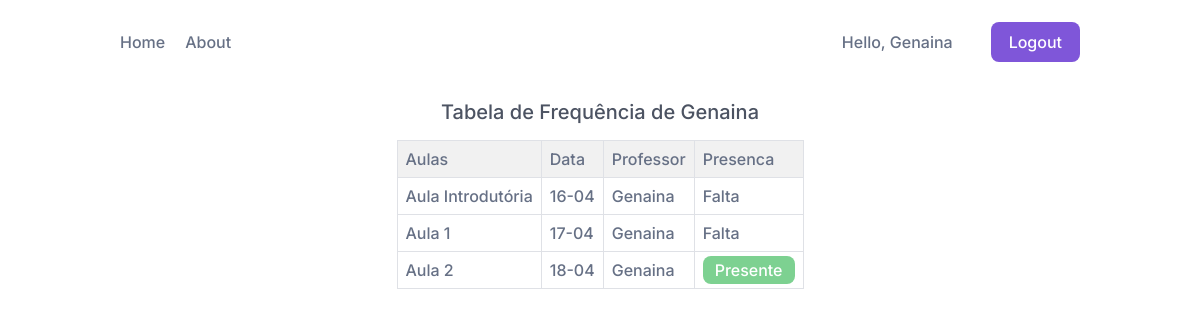
/student (signed in), run on the app's committed database.
### website/models.py (models this page shows)
class User(db.Model, UserMixin):
    __tablename__ = 'users'
    id = db.Column(db.Integer, primary_key=True)
    first_name = db.Column(db.String(150))
    last_name = db.Column(db.String(150))
    matricula = db.Column(db.String(150), unique=True)
    email = db.Column(db.String(150), unique=True)
    password = db.Column(db.String(150))
    is_teacher = db.Column(db.String(10), default='Aluno')
    lessons_attended = db.relationship('Lesson', secondary=attendance, back_populates='students_attending')

class Lesson(db.Model):
    __tablename__ = 'lessons'
    id = db.Column(db.Integer, primary_key=True)
    teacher_id = db.Column(db.Integer, db.ForeignKey('users.id'))
    name = db.Column(db.String(150))
    date = db.Column(db.DateTime(timezone=True), default=date.today)
    students_attending = db.relationship('User', secondary=attendance, back_populates='lessons_attended')

### website/views.py (the view)
@views.route('/student', methods=['GET', 'POST'])
@login_required
def student():
  users = User.query.all()
  form = AttendanceForm()
  lessons = Lesson.query.all()
  today = datetime.combine(date.today(), datetime.min.time())
  return render_template("student.html", form=form, user=current_user, lessons=lessons, today=today, users=users)

### website/__init__.py (called while the page is built)
def create_app():
  app = Flask(__name__)
  app.config['SECRET_KEY'] = 'secretkey'
  app.config['SQLALCHEMY_DATABASE_URI'] = f'sqlite:///{path.join(path.abspath(path.dirname(__file__)), "database.db")}'
  db.init_app(app)
  from .views import views
  from .auth import auth
  app.register_blueprint(views, url_prefix='/')
  app.register_blueprint(auth, url_prefix='/')
  from . import models
  with app.app_context():
    db.create_all()
  login_manager = LoginManager()
  login_manager.login_view = 'auth.login'
  login_manager.init_app(app)
  @login_manager.user_loader
  def load_user(id):
    return models.User.query.get(int(id))
  return app

### website/templates/student.html
{% extends "base.html" %} {% block title %}Home{% endblock %} {% block main %}
<main>
  <h2>Tabela de Frequência de {{user.first_name}}</h2>
  <table>
    <thead>
      <tr>
        <th>Aulas</th>
        <th>Data</th>
        <th>Professor</th>
        <th>Presenca</th>
      </tr>
    </thead>
    <tbody>
      {% for lesson in lessons|sort(attribute = 'date') %}
      <tr>
        <td>{{lesson.name}}</td>
        <td>{{lesson.date.strftime('%d-%m')}}</td>
        {% for teacher in users|selectattr('id', 'equalto', lesson.teacher_id) %}
        <td>{{teacher.first_name}}</td>
        {% endfor %}
        {% if lesson in user.lessons_attended %}
        <td>
          <p>Presente</p>
        </td>
        {% elif lesson.date >= today %}
        <td>
          <a
            href="{{ url_for('views.present', lesson_id=lesson.id) }}"
            class="btn-present"
            onLink=""
          >
            Presente
          </a>
        </td>
        {% else %}
        <td>
          <p>Falta</p>
        </td>
        {% endif %}
      </tr>
      {% endfor %}
    </tbody>
  </table>
</main>
{% endblock %}

### website/templates/base.html (shortened to what this page needs)
<!DOCTYPE html>
<html lang="en">
  <head>
    {% block head %}
    <link
      rel="stylesheet"
      {%
      block
      style
      %}
      href="../static/css/style.css"
      {%
      endblock
      %}
    />
    {% endblock %}
  </head>
  <body>
    <nav class="navbar">
      <ul class="nav-links">
        {% if user.is_authenticated %}
          <li><a href="#">Home</a></li>
        {% endif %}
        <li><a href="https://github.com/gabrielccac">About</a></li>
      </ul>
      <ul class="nav-btns">
        {% if user.is_authenticated %}
        <li>
          <a
            href="#"
            class="btn login"
            >Hello, {{user.first_name}}</a
          >
        </li>
        <li>
          <a
            href="/logout"
            class="btn highlight"
            >Logout</a
          >
        </li>
        {% endif %}
      </ul>
    </nav>
     {% block main %} {%
    endblock %}
  </body>
</html>

### website/static/css/style.css (style rules this page uses)
:root { --fs-small: 0.875rem; --fs-medium: 1rem; --fs-large: 1.25rem; --fs-xlarge: 1.5rem; --fs-xxlarge: 2rem; --ff-base: 'Inter', sans-serif; --clr-text: #667085; --clr-highlight: #7f56d9; --clr-neutral: #ffffff; --sp-small: 0.625rem; --sp-medium: 1.125rem; --border-radius: 0.5rem; }
*, *::before, *::after { box-sizing: border-box; margin: 0; padding: 0; font: inherit; }
html { min-height: 100vh; }
body { margin: 0; font-family: var(--ff-base); font-weight: 500; color: var(--clr-text); height: 100%; }
a { text-decoration: none; color: #667085; }
nav { width: 80%; margin: 2rem auto; display: flex; justify-content: space-between; }
ul.nav-links, ul.nav-btns { display: flex; gap: 1.25rem; list-style: none; }
.btn { padding: var(--sp-small) var(--sp-medium); border-radius: var(--border-radius); }
.btn.highlight { color: var(--clr-neutral); background-color: var(--clr-highlight); }
main { height: 100%; width: 80%; margin: 1rem auto; display: grid; place-content: center; }
ul { list-style: none; }
h2 { color: #4c5362; margin: 1rem; text-align: center; font-size: var(--fs-large); }
table { width: 30; border-collapse: collapse; }
thead th { background-color: #f1f1f1; }
th, td { border: 1px solid #dfe1e6; padding: 8px; text-align: left; }
.btn-present { padding: .25rem .75rem; background-color: #7dd191; color: var(--clr-neutral); border-radius: var(--border-radius); border: none; transition: all 0.2s ease-in-out; }

### data on the page
User: first_name "Genaina"
Lesson: name "Aula Introdutória", date "16-04", shows "Falta"
Lesson: name "Aula 1", date "17-04", shows "Falta"
Lesson: name "Aula 2", date "18-04"
